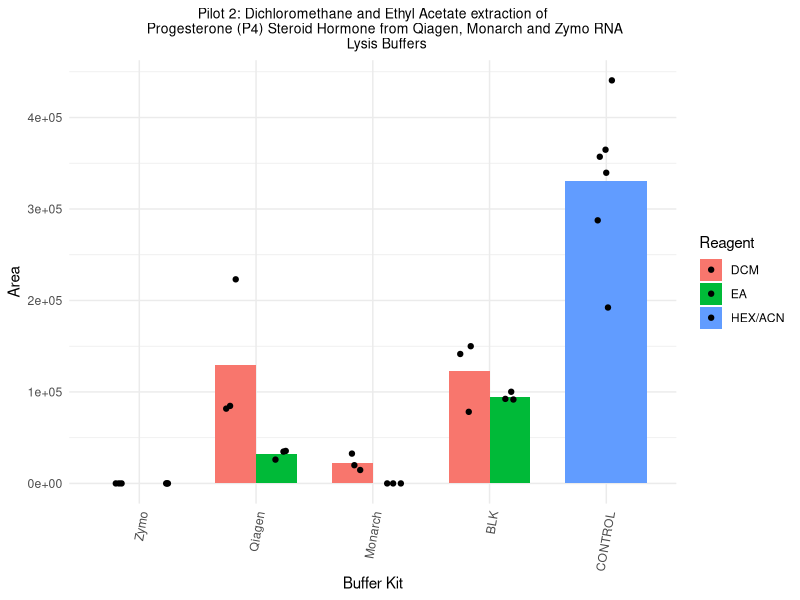
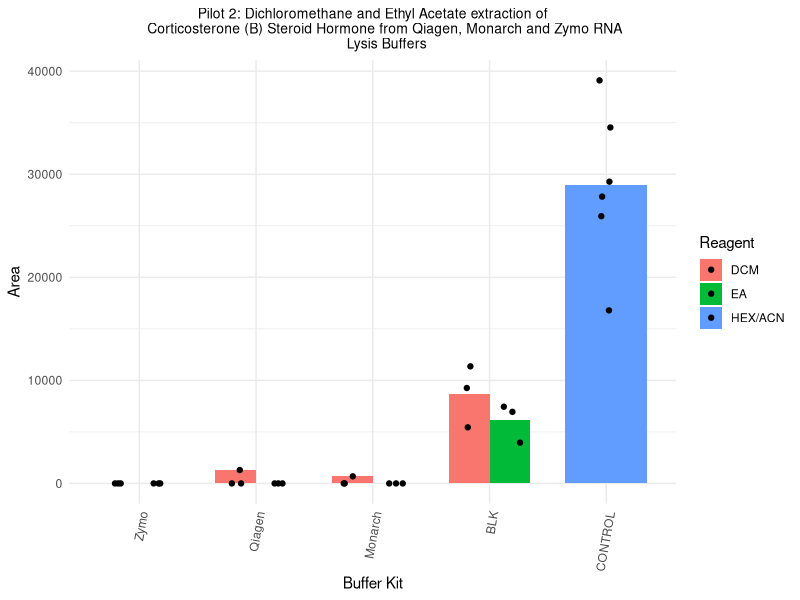
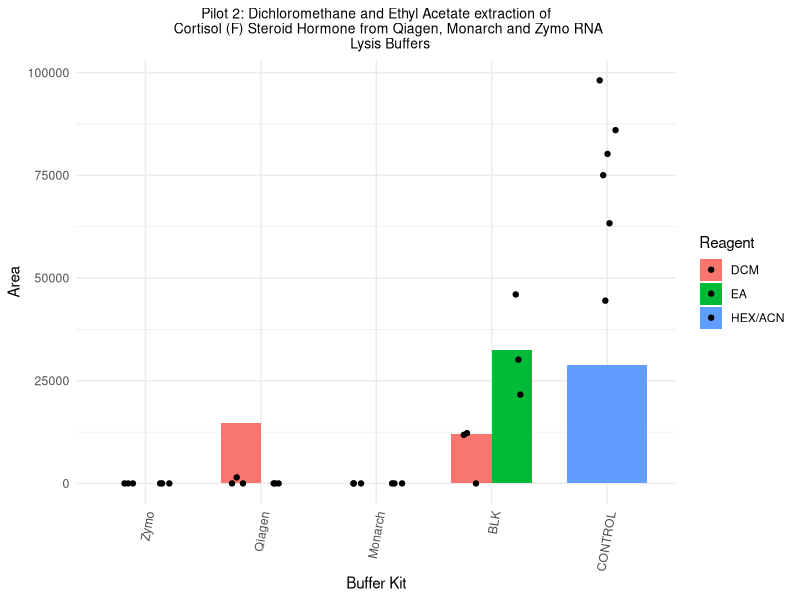

The R source for these figures, in order:
## September 27 2023 - Pilot 2
# Reagents: Ethyl Acetate (EA) and Dichloromethane (DCM)

# Load necessary libraries
library(tidyverse)
library(ggplot2)
library(cowplot)
library(forcats)
library(dplyr)
set.seed(1234)

# Initial read of data from MultiQuant
pilot2_indiv <- read.csv("data/sep27data_DCMEA3buffer.csv")
pilot2_data <- read.csv("data/sep27data_DCMEA3buffer_averaged.csv")


# Cleaning data types
pilot2_data_cleaned <- pilot2_data %>%
  mutate(avg_p4 = as.numeric(avg_p4)) %>% 
  mutate(avg_f = as.numeric(avg_f)) %>% 
  mutate(avg_b = as.numeric(avg_b)) %>% 
  mutate(reagent = as.factor(reagent)) %>%
  mutate(avg_p4 = coalesce(avg_p4, 0)) %>%  # Removal of NA values - keep?
  mutate(avg_f = coalesce(avg_f, 0)) %>% 
  mutate(avg_b = coalesce(avg_b, 0)) %>% 
  as.data.frame()

pilot2_data_cleaned

pilot2indiv_cleaned <- pilot2_indiv %>%
  mutate(area_p4 = as.numeric(area_p4)) %>% 
  mutate(area_f = as.numeric(area_f)) %>% 
  mutate(area_b = as.numeric(area_b)) %>% 
  mutate(reagent = as.factor(reagent)) %>%
  mutate(area_p4 = coalesce(area_p4, 0)) %>%  # Removal of NA values - keep?
  mutate(area_f = coalesce(area_f, 0)) %>% 
  mutate(area_b = coalesce(area_b, 0)) %>% 
  as.data.frame()

pilot2indiv_cleaned

# Plotting bar graph of pilot 2 area data per treatment
# P4 Progesterone graph
pilot2_bar_p4 <- 
  ggplot() +
  geom_bar(data = pilot2_data_cleaned,
           aes(x = fct_inorder(buffer),
               y = avg_p4,
               fill = reagent),
           stat = "identity",
           position = "dodge",
           width = 0.7,
           na.rm = TRUE,
           ) +
  geom_jitter(data = pilot2indiv_cleaned,
             aes(x = fct_inorder(buffer),
                 y = area_p4,
                 fill = reagent),
             stat = "identity",
             position = position_jitterdodge()) +
  
  labs(title = "Pilot 2: Dichloromethane and Ethyl Acetate extraction of
       Progesterone (P4) Steroid Hormone from Qiagen, Monarch and Zymo RNA 
       Lysis Buffers",
       x = "Buffer Kit",
       y = "Area",
       fill = "Reagent"
       ) +
  
  theme_minimal() +
  theme(plot.title = element_text(hjust = 0.5, size = 10),
        axis.text.x = element_text(angle = 80, hjust = 1)
        )  

pilot2_bar_p4

# B Corticosterone graph
pilot2_bar_b <- 
  ggplot() +
  geom_bar(data = pilot2_data_cleaned,
           aes(x = fct_inorder(buffer),
               y = avg_b,
               fill = reagent),
           stat = "identity",
           position = "dodge",
           width = 0.7,
           na.rm = TRUE,
  ) +
  geom_jitter(data = pilot2indiv_cleaned,
              aes(x = buffer,
                  y = area_b,
                  fill = reagent),
              stat = "identity",
              position = position_jitterdodge()) +
  
  labs(title = "Pilot 2: Dichloromethane and Ethyl Acetate extraction of
       Corticosterone (B) Steroid Hormone from Qiagen, Monarch and Zymo RNA 
       Lysis Buffers",
       x = "Buffer Kit",
       y = "Area",
       fill = "Reagent"
  ) +
  
  theme_minimal() +
  theme(plot.title = element_text(hjust = 0.5, size = 10),
        axis.text.x = element_text(angle = 80, hjust = 1)
  )  

pilot2_bar_b

# F Cortisol graph
pilot2_bar_f <- 
  ggplot() +
  geom_bar(data = pilot2_data_cleaned,
           aes(x = fct_inorder(buffer),
               y = avg_f,
               fill = reagent),
           stat = "identity",
           position = "dodge",
           width = 0.7,
           na.rm = TRUE,
  ) +
  geom_jitter(data = pilot2indiv_cleaned,
              aes(x = buffer,
                  y = area_f,
                  fill = reagent),
              stat = "identity",
              position = position_jitterdodge()) +
  
  labs(title = "Pilot 2: Dichloromethane and Ethyl Acetate extraction of
       Cortisol (F) Steroid Hormone from Qiagen, Monarch and Zymo RNA 
       Lysis Buffers",
       x = "Buffer Kit",
       y = "Area",
       fill = "Reagent"
  ) +
  
  theme_minimal() +
  theme(plot.title = element_text(hjust = 0.5, size = 10),
        axis.text.x = element_text(angle = 80, hjust = 1)
  )  

pilot2_bar_f

